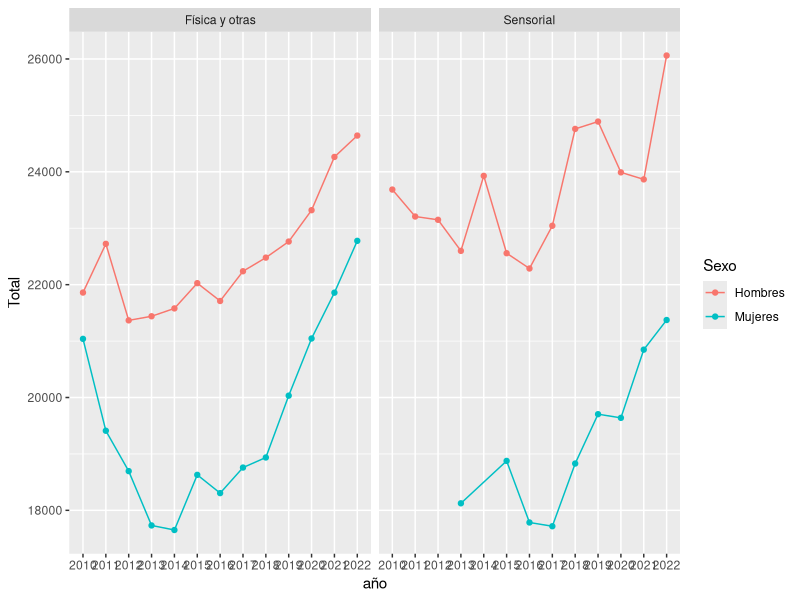
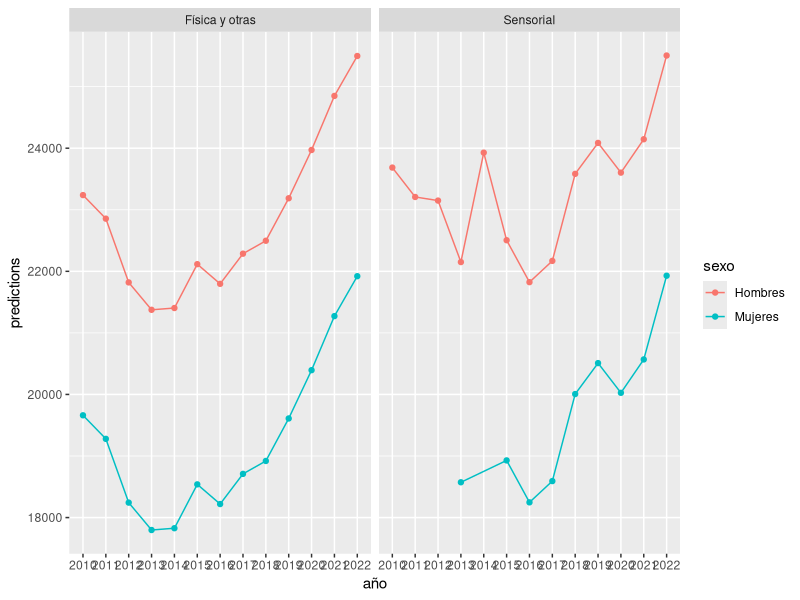

Recreate these plots in R, in order.
## ---- chunk 1
knitr::opts_chunk$set(echo = TRUE)
## ---- chunk 2
library(readr)
library(dplyr)
library(ggplot2)
library(lubridate)
library(tidyverse)

# Lectura del archivo csv 
datos <- read_delim("8534.csv", delim = ";", 
    escape_double = FALSE, trim_ws = TRUE)

# Filtrado de datos
datos = filter(datos, Sexo != "Ambos sexos")
datos = filter(datos, `Tipo de indicador` != "Ganancia (bruta) por hora y año")
datos = filter(datos, `Tipo de discapacidad` != "No consta")
datos = filter(datos, `Tipo de discapacidad` != "Mental")
datos = filter(datos, `Tipo de discapacidad` != "Total")
datos = filter(datos, Total > 0)

# Imprimir los datos filtrados
print(datos)

# Convertir la columna sexo y año en un factor
datos$Sexo = factor(datos$Sexo)
datos$año = factor(datos$año, ordered = TRUE)

# Creación de gráfico 
ggplot(datos, aes(x = año, y = Total, col=Sexo)) + geom_point() + geom_line(aes(group=Sexo)) + facet_wrap(~ `Tipo de discapacidad`)

# Creación de un nuevo dataframe 
df = data.frame(
  'total' = datos$Total,
  'sexo' = datos$Sexo,
  'año' = datos$año,
  'discapacidad' = datos$`Tipo de discapacidad`
)

# Convertir la columna año en un factor ordenado con el nuevo dataframe
df$año = factor(df$año, ordered = TRUE)

# Modelo de regresión lineal
model = lm(total ~ sexo + año * discapacidad, df)

# Predicciones del modelo
df$predictions = predict(model)

# Gráfico de comparación entre las predicciones 
ggplot(df, aes(x = año, y = predictions, col=sexo)) + geom_point() + geom_line(aes(group=sexo)) + facet_wrap(~ discapacidad)

# Resumen del modelo ajustado
summary(model)
